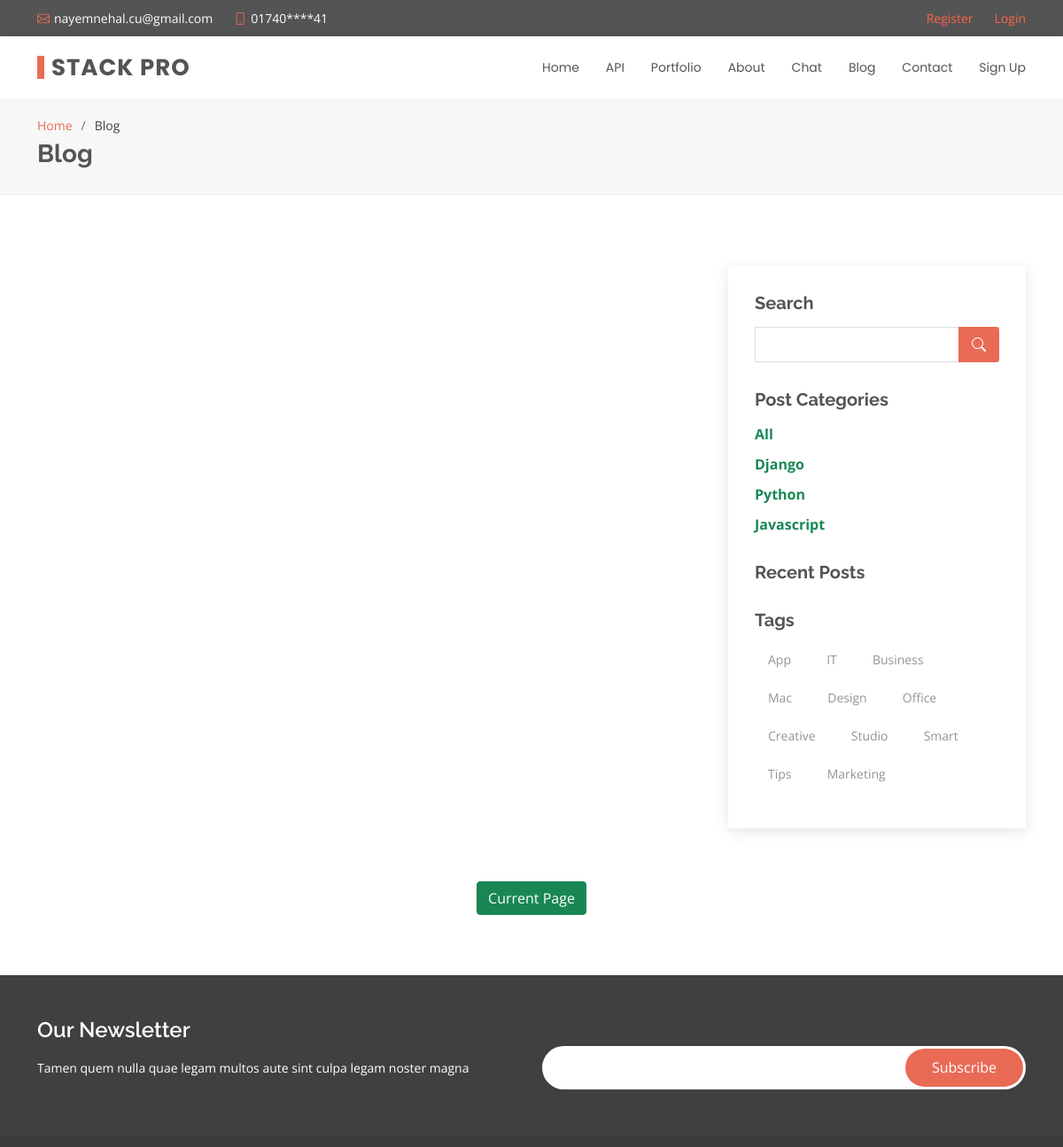
The page /blog/ (upper part) on the database as committed earlier.
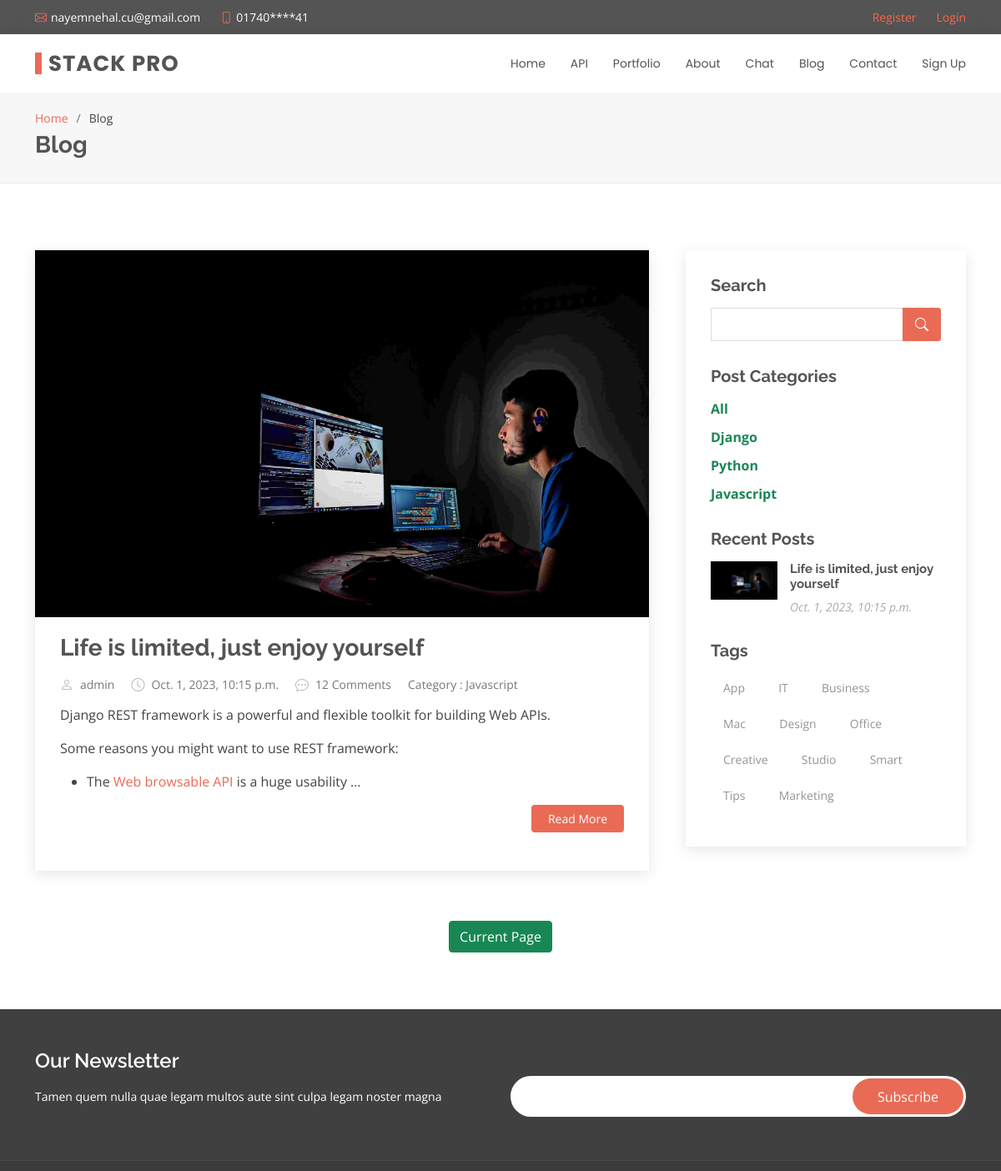
The same page on the database as committed later.
### blog/models.py (models this page shows, shortened)
class Category(models.Model):
    name = models.CharField(max_length=25)
    def __str__(self):
      return self.name

class Post(models.Model):
      class ArticlePublishOptions(models.TextChoices):
         PUBLISH = "pub", "Publish"
         DRAFT = "dra", "DRAFT"
         PRIVATE = "pri", "Private"
      catagory = models.ForeignKey(Category, on_delete=models.SET_NULL, null=True, blank=True)
      headline = models.CharField(max_length=240,help_text="Headline of the article",)
      sub_headline = models.CharField(max_length=250 , blank=True, null=True)
      thumbnail = models.ImageField(blank=True,null=True,upload_to='images/')
      body = RichTextField()
      author = models.ForeignKey(Account, blank=True,on_delete= models.CASCADE, related_name='blog_post')
      slug = models.SlugField(blank=True,null=True)
      publish_status = models.CharField(
        max_length=3,
        choices=ArticlePublishOptions.choices,
        default=ArticlePublishOptions.DRAFT,)
      published = models.DateTimeField(default=timezone.now)
      created = models.DateTimeField(auto_now_add=True)
      objects = AgentManager()
      def get_absolute_url(self):
          return reverse("blog:post_detail", args=[self.slug])
      def get_image_url(self):
         if not self.thumbnail:
            return None
         return self.thumbnail.url
      class Meta:
            ordering = ('-published',)

### account/models.py (models this page shows, shortened)
class Account(AbstractBaseUser):
	email 					= models.EmailField(verbose_name="email", max_length=60, unique=True)
	username 				= models.CharField(max_length=30, unique=True)
	date_joined				= models.DateTimeField(verbose_name='date joined', auto_now_add=True)
	last_login				= models.DateTimeField(verbose_name='last login', auto_now=True)
	is_admin				= models.BooleanField(default=False)
	is_active				= models.BooleanField(default=True)
	is_staff				= models.BooleanField(default=False)
	is_superuser			= models.BooleanField(default=False)
	profile_image			= models.ImageField(max_length=255, null=True, blank=True, default="profile_images/d.png")
	hide_email				= models.BooleanField(default=True)
	USERNAME_FIELD = 'email'
	REQUIRED_FIELDS = ['username']
	objects = MyAccountManager()
	def __str__(self):
		return self.username

### blog/views.py (the view)
# urls.py: path('', views.blog, name='blog'),
def blog(request):
    template = 'blog.html'
    top_header = Top_header.objects.order_by()
    header = Header.objects.order_by()
    cate = Category.objects.all()
    category_pick = request.GET.get('category')
    if category_pick == None:
        posts = Post.objects.filter(publish_status=Post.ArticlePublishOptions.PUBLISH)
    else:
        posts = Post.objects.filter(catagory__name=category_pick, publish_status=Post.ArticlePublishOptions.PUBLISH)
    paginator = Paginator(posts, 5)
    page = request.GET.get('page')
    try:
        post = paginator.page(page)
    except PageNotAnInteger:
        post = paginator.page(1)
    except EmptyPage:
        post = paginator.page(paginator.num_pages)
    context = {
        'top_headerdata': top_header,
        'headerdata': header,
        'posts': post,
        'page_ob': page,
        'category': cate,
    }
    return render(request, template_name=template, context=context)

### blog/models.py (called while the page is built)
    def get_queryset(self, *args, **kwargs):
        return AgentQuerySet(self.model, using=self._db)

### templates/blog.html (shortened to what the changed rows need)
{% extends 'base.html' %}
{% load static %}
{% block content %}
  <main id="main">
    <section id="breadcrumbs" class="breadcrumbs">
      <div class="container">
        <h2>Blog</h2>
      </div>
    </section>
    <section id="blog" class="blog">
      <div class="container" data-aos="fade-up">
        <div class="row">
          <div class="col-md-8 entries">
           {% for post in posts %}
            <article class="entry">
              <div class="entry-img">
                  {% if post.thumbnail %}
                     <img  style=" max-width:850px;" src="{{ post.get_image_url }}" alt="image not found">
                  {% endif %}
              </div>
              <h2 class="entry-title">
                <a href="{{ post.get_absolute_url }}">{{post.headline}}</a>
              </h2>
              <div class="entry-meta">
                <ul>
                  <li class="d-flex align-items-center"><i class="bi bi-person"></i> <a href="blog-single.html">{{post.author}}</a></li>
                  <li class="d-flex align-items-center"><i class="bi bi-clock"></i> <a href="blog-single.html"><time datetime="2020-01-01">{{post.published}}</time></a></li>
                  <li class="d-flex align-items-center"><i class="bi bi-chat-dots"></i> <a href="blog-single.html">12 Comments</a></li>
                  <li class="d-flex align-items-center"><a href="blog-single.html"> Category : {{post.catagory}}</a></li>
                </ul>
              </div>
              <div class="entry-content">
                <p>
                   {{post.body | safe | truncatewords:30 | linebreaks }}
                </p>
                <div class="read-more">
                  <a href="{{ post.get_absolute_url }}">Read More</a>
                </div>
              </div>
            </article>
           {% endfor %}
          </div>
          <div class="col-md-4">
            <div class="sidebar">
              <div class="sidebar-item categories">
                <ul>
                 {% for cat in category %}
                  <li> <b><a class="text-success " href="{% url 'blog:blog' %}?category={{cat.name}}">{{cat.name}}</a></b></li>
                 {% endfor %}
                </ul>
              </div>
              <div class="sidebar-item recent-posts">
                {% for post in posts %}
                <div class="post-item clearfix">
                  {% if post.thumbnail %}
                     <img src="{{ post.thumbnail.url }}" alt="image not found">
                  {% endif %}
                  <h4><a href="{{ post.get_absolute_url }}">{{ post.headline }}</a></h4>
                  <time datetime="2020-01-01">{{post.published}}</time>
                </div>
                {% endfor %}
              </div>
            </div>
          </div>
        </div>
      </div>
    </section>
  </main>
{% endblock %}

Rows that differ between the two databases and show on the page:
added Post: get_image_url (picture), headline "Life is limited, just enjoy yourself", author "admin", published "Oct. 1, 2023, 10:15 p.m.", catagory "Javascript", body "Django REST framework is a powerful and flexible toolkit for building Web APIs. Some reasons you might want to use REST framework: The Web browsable API is a huge usability …", thumbnail (picture)
